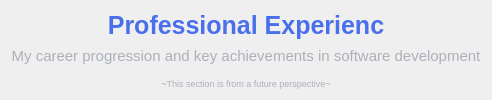
                         <widget class="QWidget" name="widget_23" native="true">
                          <layout class="QVBoxLayout" name="verticalLayout_24">
                           <item>
                            <widget class="QLabel" name="label_42">
                             <property name="font">
                              <font>
                               <pointsize>19</pointsize>
                              </font>
                             </property>
                             <property name="styleSheet">
                              <string notr="true">color: #4A6FEC;</string>
                             </property>
                             <property name="text">
                              <string>&lt;html&gt;&lt;head/&gt;&lt;body&gt;&lt;p&gt;&lt;span style=&quot; font-weight:700;&quot;&gt;Professional Experienc&lt;/span&gt;&lt;/p&gt;&lt;/body&gt;&lt;/html&gt;</string>
                             </property>
                             <property name="alignment">
                              <set>Qt::AlignmentFlag::AlignCenter</set>
                             </property>
                            </widget>
                           </item>
                           <item>
                            <widget class="QLabel" name="label_43">
                             <property name="font">
                              <font>
                               <pointsize>11</pointsize>
                              </font>
                             </property>
                             <property name="styleSheet">
                              <string notr="true">color: rgb(172, 176, 185);</string>
                             </property>
                             <property name="text">
                              <string>My career progression and key achievements in software development</string>
                             </property>
                             <property name="alignment">
                              <set>Qt::AlignmentFlag::AlignCenter</set>
                             </property>
                            </widget>
                           </item>
                           <item alignment="Qt::AlignmentFlag::AlignTop">
                            <widget class="QLabel" name="label_44">
                             <property name="font">
                              <font>
                               <pointsize>11</pointsize>
                              </font>
                             </property>
                             <property name="styleSheet">
                              <string notr="true">color: rgb(172, 176, 185);</string>
                             </property>
                             <property name="text">
                              <string>&lt;html&gt;&lt;head/&gt;&lt;body&gt;&lt;p&gt;&lt;span style=&quot; vertical-align:sub;&quot;&gt;~This section is from a future perspective~&lt;/span&gt;&lt;/p&gt;&lt;/body&gt;&lt;/html&gt;</string>
                             </property>
                             <property name="alignment">
                              <set>Qt::AlignmentFlag::AlignCenter</set>
                             </property>
                            </widget>
                           </item>
                          </layout>
                         </widget>
